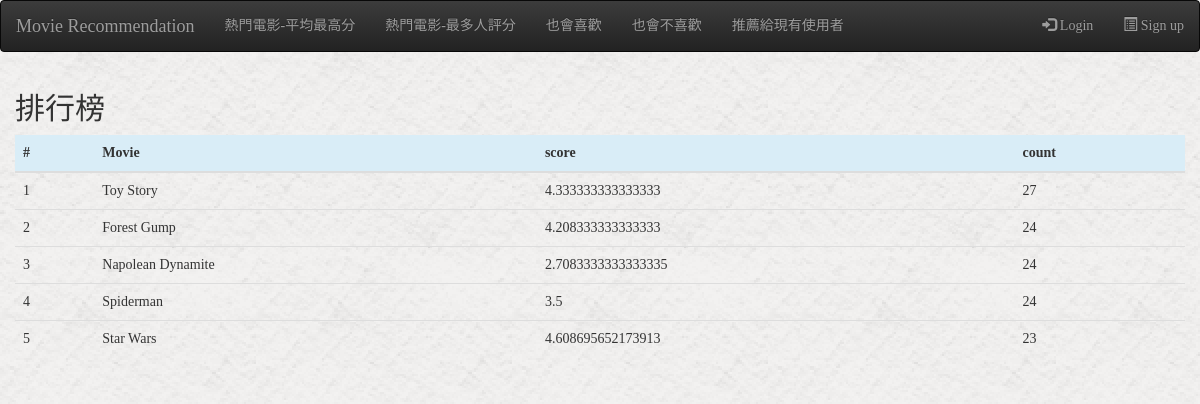
/top_rate, run on the app's committed database.
### engine/models.py (models this page shows, shortened)
class Movie(models.Model):
    name = models.CharField('電影', max_length = 100)
    detail = models.CharField(max_length = 6000, blank=True)
    photo_url = models.FileField(null=True, blank=True)
    def average_rating(self):
        all_rating = self.rating_set.all()
        '''
        total=0
        for r in all_rating:
            total += r.rating
        avg = total/all_rating.count()
        '''
        all_ratings = list( map(lambda x: x.get_rate(), self.rating_set.all()) )
        ratingCounter = Counter(all_ratings) #Counter({4.0: 4, 2.0: 3, 3.0: 2, 5.0: 2})
        avg = np.mean(all_ratings)
        return avg

### engine/views.py (the view)
# urls.py: url(r'^top_rate$', top_rate, name = 'top_rate'), #最多人評分
def top_rate(request):
    movie_list = Movie.objects.all()
    top_movie = []
    for b in movie_list:
        print(b.name,b.rating_set.count())
        top_movie.append(  (b.id, b.name, b.rating_set.count(), b.average_rating())  )
    sorted_top_movie = sorted(top_movie, key=itemgetter(2),  reverse=True)
    temp_context = {'result': sorted_top_movie[:5]}
    answer = v.add_Index( temp_context )
    context = {
        'result': answer
    }
    return render(request, 'show_message_top_rate.html', context)

### engine/WebView.py (called while the page is built)
    def add_Index(self, data):
        dict1 = data
        list1 = list(dict1.values()) #access dict values && convert to list
        cnt_Index = 1 #set counter as id
        tuple_Box = []
        for list2 in list1:
            for tuple1 in list2:
                list3 = list(tuple1) #because the turple doesn't add number, convert to list
                list3.append(cnt_Index)
                tuple2 = tuple(list3)
                tuple_Box.append(tuple2)
                cnt_Index += 1
        return tuple_Box

### engine/models.py (called while the page is built)
    def get_rate(self):
        return self.rating

### templates/show_message_top_rate.html (shortened to what this page needs)
{% extends 'base.html' %}
{% load staticfiles %}
{% block title %}
	<h2> 排行榜</h2>
{% endblock %}
{% block content %}
<table class="table">
    <thead>
        <tr class="bg-info">
        	<th>#</th>
        	<th>Movie</th>
        	<th>score</th>
        	<th>count</th>
    </thead>
    <tbody>
        {% for data in result %}
            <tr>
                <td>{{ data.4 }}</td>
                <td>{{ data.1 }}</td>
                <td>{{ data.3 }}</td>
                <td>{{ data.2 }}</td>
            </tr>
        {% endfor %}
    </tbody>
</table>
{% endblock %}

### data on the page
Movie: name "Toy Story"
Movie: name "Forest Gump"
Movie: name "Napolean Dynamite"
Movie: name "Spiderman"
Movie: name "Star Wars"

### other printed values
{{ data.4 }} "1" "2" "3" "4" "5"
{{ data.3 }} "4.333333333333333" "4.208333333333333" "2.7083333333333335" "3.5" "4.608695652173913"
{{ data.2 }} "27" "24" "24" "24" "23"
